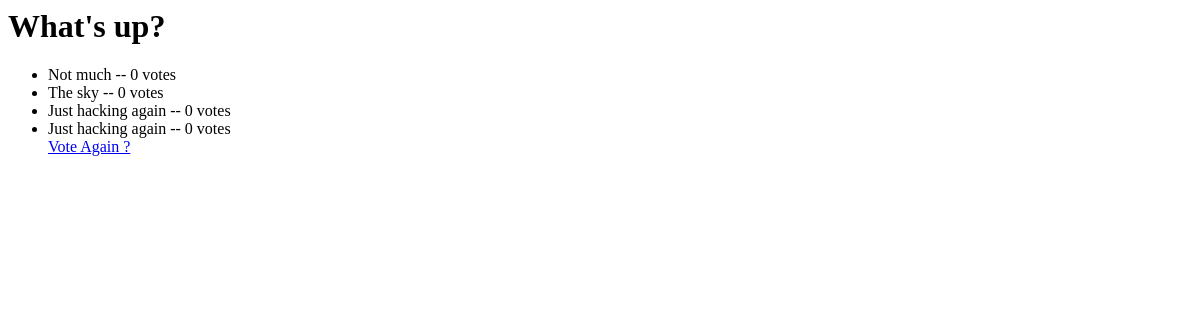
Before: /polls/1/results/ with the older database file.
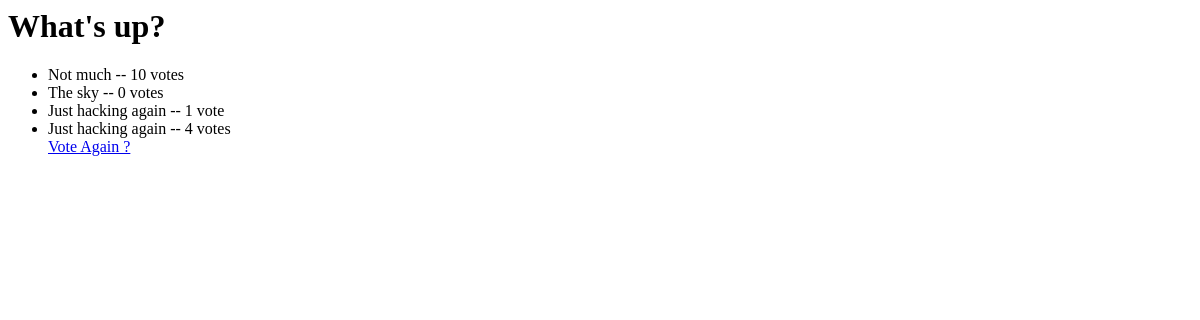
After: the same page with the newer database file.
### polls/models.py (models this page shows, shortened)
@python_2_unicode_compatible
class Choice(models.Model):
	question = models.ForeignKey(Question, on_delete=models.CASCADE)
	choice_text = models.CharField(max_length=200)
	votes = models.IntegerField(default=0)

### polls/views.py (the view)
# urls.py: url(r'^(?P<pk>[0-9]+)/results/$', views.ResultsView.as_view(), name='results'),
class ResultsView(generic.DetailView):
	model = Question
	template_name = 'polls/results.html'

### polls/templates/polls/results.html
<h1> {{ question.question_text }} </h1>
<ul>
	{% for choice in question.choice_set.all %}
		<li> {{ choice.choice_text }} -- {{ choice.votes }} vote{{ choice.votes|pluralize }} </li>
	{% endfor %}
<a href="{% url 'polls:detail' question.id %}"> Vote Again ?</a>

Changed rows visible on the page:
changed Choice "Not much": votes "0" → "10"
changed Choice (number 3 of 4 on the later page): votes "0" → "1"
changed Choice (number 4 of 4 on the later page): votes "0" → "4"
